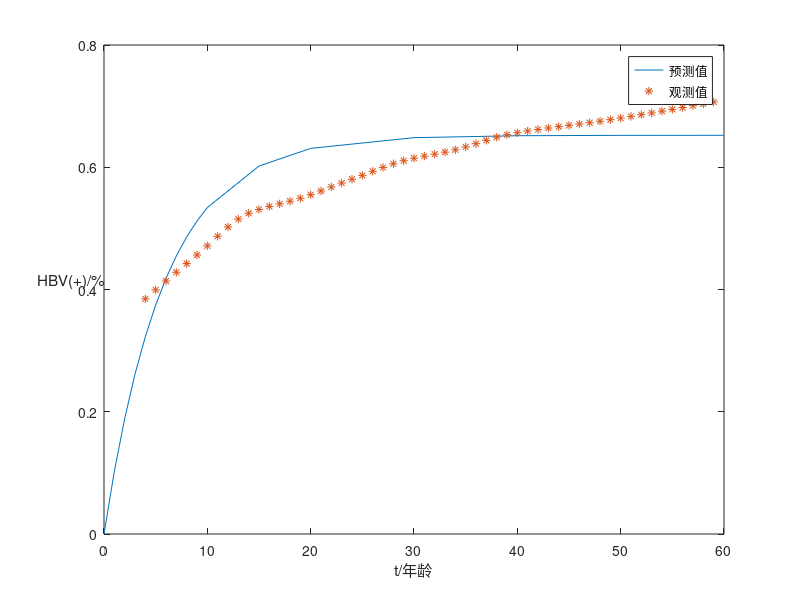

Reproduce this figure in MATLAB.
k=0.6523;
r=0.1708;
t=[0,1,2,3,4,5,6,7,8,9,10,15,20,30,40,50,60];
t2=[4,9,14,19,24,29,34,39,49,59];
t3=0:1:60;
i=[0.3847,0.4565,0.5247,0.5493,0.5804,0.6107,0.6285,0.6532,0.6778,0.7069];
i2=interp1(t2,i,t3,'cubic');
y=k*(1-exp(-r*t));
plot(t,y);
hold on
plot(t3,i2,'*');
xlabel('t/年龄');
ylabel('HBV(+)/%','Rotation',0);    %坐标轴旋转
legend('预测值','观测值');
